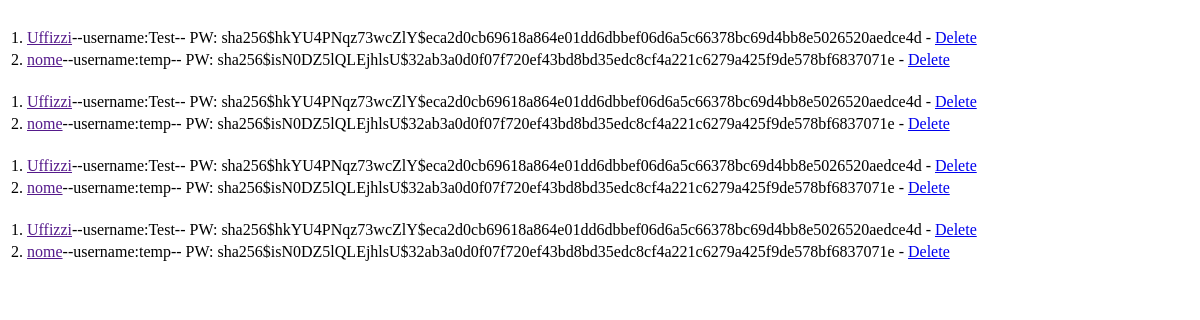
/test, run on an earlier commit of the app's database.
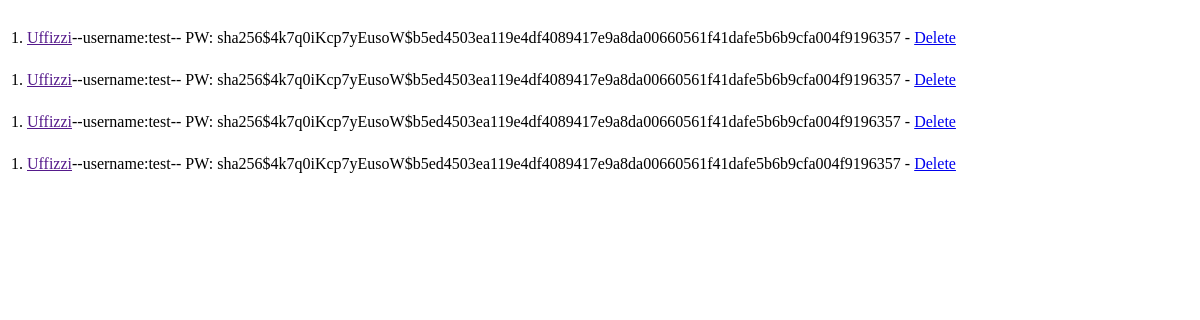
And on a later commit of the database.
### database.py (models this page shows, shortened)
class Museums(db.Model, UserMixin):
    id = db.Column(db.Integer, primary_key=True)
    museum = db.Column(db.String(200), nullable=False)
    username = db.Column(db.String(20), nullable=False,
                       unique=True)
    date_added = db.Column(db.DateTime, default=datetime.utcnow)
    password_hash = db.Column(db.String(128))
    collections = db.relationship('Collection', backref='collections')
    @property
    def password(self):
        raise AttributeError('password is not a readable attribute')

### views.py (the view)
@app.route("/test", methods=['GET', 'POST'])
def test():
    our_paints = database.Paintings.query.order_by(database.Museums.date_added)
    our_collection = database.Collection.query.order_by(database.Museums.date_added)
    our_museums = database.Museums.query.order_by(database.Museums.date_added)
    return render_template('test.html', our_users=our_museums, collections=our_collection, paints=our_paints,)

### templates/test.html (shortened to what this page needs)
<!DOCTYPE html>
<html lang="en">
<head>
</head>
<body>
<br/>
<table class="table table-hover table-bordered table-striped">
    {% for our_user in our_users %}
	<tr>
	<td>{{ our_user.id }}. <a href="">{{ our_user.museum }}</a>--username:{{ our_user.username }}--
	PW: {{ our_user.password_hash }} -
	<a href="{{ url_for('delete', id=our_user.id)}}">Delete</a></td>
	</tr>
    {% endfor %}
</table>
<br/>
<table class="table table-hover table-bordered table-striped">
    {% for our_user in our_users %}
	<tr>
	<td>{{ our_user.id }}. <a href="">{{ our_user.museum }}</a>--username:{{ our_user.username }}--
	PW: {{ our_user.password_hash }} -
	<a href="{{ url_for('delete', id=our_user.id)}}">Delete</a></td>
	</tr>
    {% endfor %}
</table>
<br/>
<table class="table table-hover table-bordered table-striped">
    {% for our_user in our_users %}
	<tr>
	<td>{{ our_user.id }}. <a href="">{{ our_user.museum }}</a>--username:{{ our_user.username }}--
	PW: {{ our_user.password_hash }} -
	<a href="{{ url_for('delete', id=our_user.id)}}">Delete</a></td>
	</tr>
    {% endfor %}
</table>
<br/>
<table class="table table-hover table-bordered table-striped">
    {% for our_user in our_users %}
	<tr>
	<td>{{ our_user.id }}. <a href="">{{ our_user.museum }}</a>--username:{{ our_user.username }}--
	PW: {{ our_user.password_hash }} -
	<a href="{{ url_for('delete', id=our_user.id)}}">Delete</a></td>
	</tr>
    {% endfor %}
</table>
</body>
</html>

What changed in the data, as far as the page shows it:
removed Museums: id "2", museum "nome", username "temp", password_hash "sha256$isN0DZ5lQLEjhlsU$32ab3a0d0f07f720ef43bd8bd35edc8cf4a221c6279a425f9de578bf6837071e"
changed Museums "Uffizzi": username "Test" → "test"; password_hash "sha256$hkYU4PNqz73wcZlY$eca2d0cb69618a864e01dd6dbbef06d6a5c66378bc69d4bb8e5026520aedce4d" → "sha256$4k7q0iKcp7yEusoW$b5ed4503ea119e4df4089417e9a8da00660561f41dafe5b6b9cfa004f9196357"
